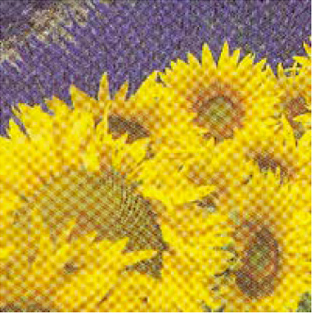
#> input picture python/python code/scan3.png, 312 x 313 px
$ python color_images.py
#> lines starting #> are read from the running program, lines starting #| are printed output that depends on the picture
import cv2 as cv
from matplotlib import pyplot as plt
img = cv.imread('scan3.png')
#> img is the input picture: shape (313, 312, 3); mean B, G, R 55.5, 158.4, 187.2
dst	= cv.fastNlMeansDenoisingColored(img,None,10,10,7,21)
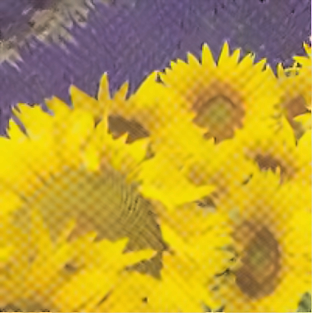
#> dst: shape (313, 312, 3); mean B, G, R 52.1, 158.2, 188.6
plt.subplot(121),plt.imshow(img)
plt.subplot(122),plt.imshow(dst)
plt.show()
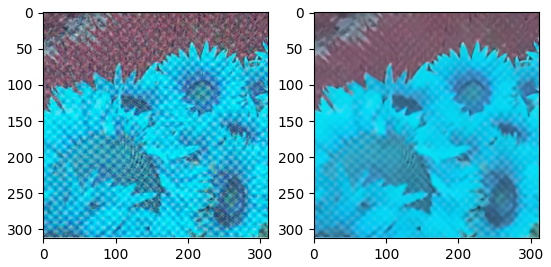
#> figure drawn by matplotlib, 2 panels; B, G, R data is drawn as R, G, B
cv.imshow('Output Image',dst)
cv.imshow('Original Image',img)
cv.waitKey(0)
cv.destroyAllWindows()

$ run again, with python/python code/scan1.png copied over python/python code/scan3.png
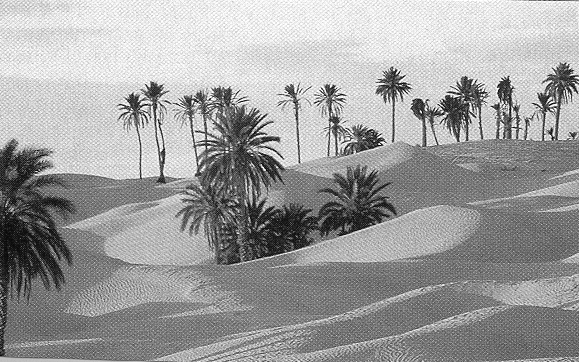
#> input picture python/python code/scan1.png, 579 x 362 px
#> img is the input picture: shape (362, 579, 3); min 0, max 255, mean 158.5
#> `plt.show()`:
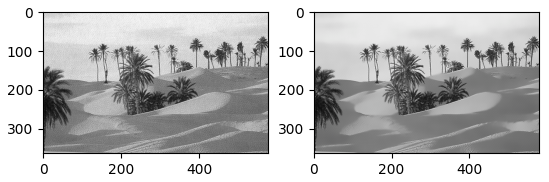
#> figure drawn by matplotlib, 2 panels; B, G, R data is drawn as R, G, B

$ run again, with python/python code/scan2.png copied over python/python code/scan3.png
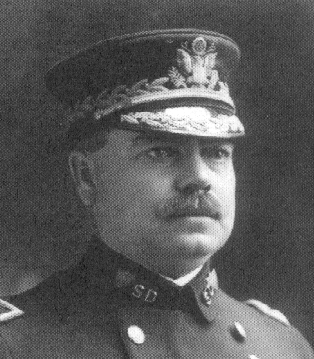
#> input picture python/python code/scan2.png, 314 x 359 px
#> img is the input picture: shape (359, 314, 3); min 13, max 255, mean 89.2
#> `plt.show()`:
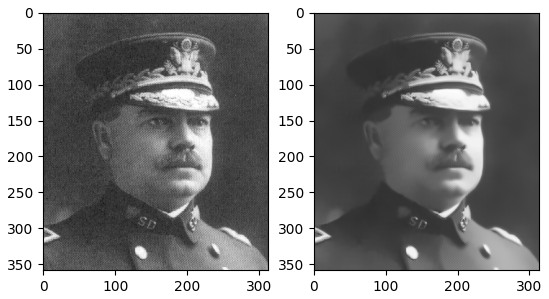
#> figure drawn by matplotlib, 2 panels; B, G, R data is drawn as R, G, B
